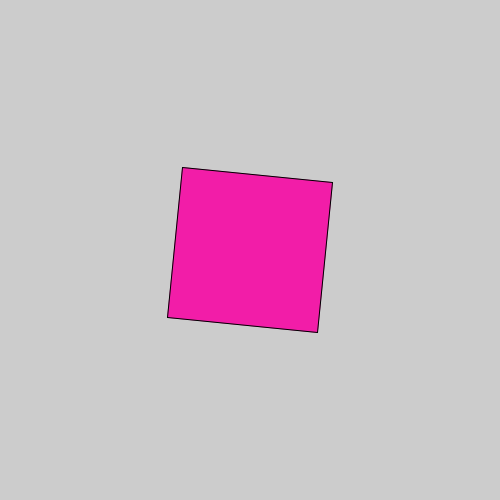
Frame 1 (no input)
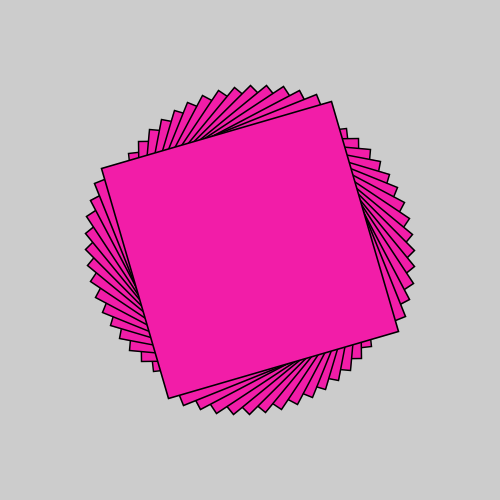
Frame 60 (the mouse pressed at the canvas centre just before this capture)
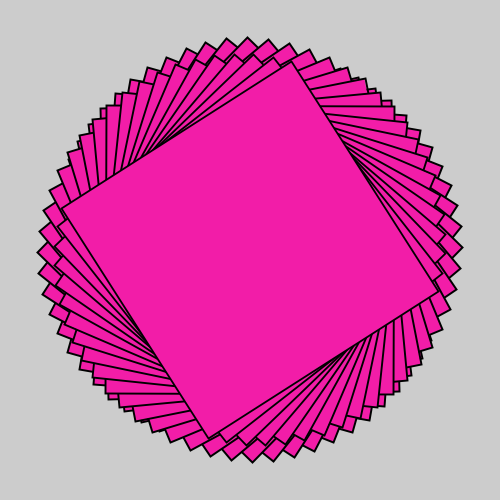
Frame 120 (the mouse held since frame 60 and released just before this capture)

The Processing sketch that drew these frames (run headless with seeded random() and noise(); from frame 60 on, the mouse is pressed at the canvas centre):

// Processing sketch: processing_112654
// ── processing_112654.pde

float r = 0;
float s = 1;
float scaleSpeed = 0.01;
float radius = 100;
float t = 0;

// r means rotate variable
// s means scale variable

void setup()
{
  size(500, 500);
}

void draw()
{
  //background(0);
  r += 0.1;
  s += scaleSpeed;
  t += 0.0167;
  if (s > 2 || s < 0.01)
  {
    scaleSpeed = -scaleSpeed;
  }
  float degrees = radians(45);
  rectMode(CENTER);
  
  if (t < 5)
  {
    pushMatrix();
    translate(width/2, height/2);
    smooth();
    fill(242, 29, 168);
    rotate(r);
    scale(s);
    rect(0,0,150,150);
    popMatrix();
  }
  else
  {
  
    int centX = 0;
  int centY = 0;
   
  stroke(0, 70);
  noFill();
  ellipseMode(CENTER);
  translate(width/2, height/2);
  rotate(r);
  scale(s);
  ellipse(centX,centY,radius*2,radius*2);
  strokeWeight(5);
  stroke(20, 50, 70);
  float x, y;
  float lastx = -999;
  float lasty = -999;
  for (float ang = 0; ang <= 360; ang += 5) {   
    float rad = radians(ang);  
    x = centX + (radius * cos(rad));
    y = centY + (radius * sin(rad));
    point(x,y);
  }
  }
  
  if (t > 5 && t < 10)
  {
    pushMatrix();
    translate(width/2, height/2);
    smooth();
    fill(82, 242, 29);
    rotate(r);
    scale(s);
    rect(0,0,100,100);
    popMatrix();
  }

}
